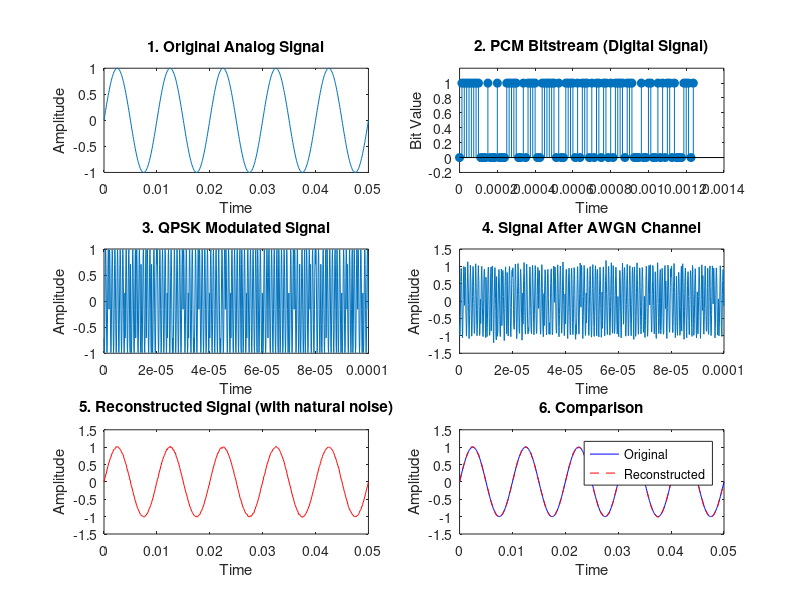

The MATLAB source for this figure:
clc;
clear;

% --- 1. Original Analog Signal ---
fs = 10000;
t = 0:1/fs:0.05;
f = 100;
analog_signal = sin(2*pi*f*t);

% --- 2. PCM Quantization ---
nBits = 8;  
L = 2^nBits;

x_min = min(analog_signal);
x_max = max(analog_signal);
quant_levels = linspace(x_min, x_max, L);
[~, idx] = min(abs(analog_signal' - quant_levels), [], 2);
quantized_signal = quant_levels(idx)';

bin_stream = de2bi(idx - 1, nBits, 'left-msb')';
bitstream = bin_stream(:)';

% --- 3. PCM Waveform Generation ---
bitrate = fs * nBits;               
bit_duration = 1 / bitrate;
t_pcm = 0:bit_duration:(length(bitstream)-1)*bit_duration;
pcm_wave = 2*bitstream - 1;   

% --- 4. QPSK Modulation ---
if mod(length(bitstream),2) ~= 0
    bitstream(end+1) = 0; 
end
bit_pairs = reshape(bitstream, 2, [])';
mapping = [1+1j, -1+1j, -1-1j, 1-1j]/sqrt(2);

symbols = zeros(1, size(bit_pairs,1));
for i = 1:size(bit_pairs,1)
    b = bit_pairs(i,:);
    idx_sym = bi2de(b, 'left-msb') + 1;
    symbols(i) = mapping(idx_sym);
end

fc = 1e6;
samples_per_symbol = 20;
fs_tx = fc * 10;
Ts = 1/fs_tx;
t_mod = 0:Ts:(length(symbols)*samples_per_symbol - 1)*Ts;

tx_signal = zeros(1, length(t_mod));
for i = 1:length(symbols)
    I = real(symbols(i));
    Q = imag(symbols(i));
    t_idx = (i-1)*samples_per_symbol+1 : i*samples_per_symbol;
    tx_signal(t_idx) = I*cos(2*pi*fc*t_mod(t_idx)) - Q*sin(2*pi*fc*t_mod(t_idx));
end

% --- 5. AWGN Channel ---
SNR = 20;
rx_signal = awgn(tx_signal, SNR, 'measured');

% --- 6. QPSK Demodulation ---
rx_symbols = zeros(1, length(symbols));
for i = 1:length(symbols)
    t_idx = (i-1)*samples_per_symbol+1 : i*samples_per_symbol;
    r = rx_signal(t_idx);
    I = 2 * mean(r .* cos(2*pi*fc*t_mod(t_idx)));
    Q = -2 * mean(r .* sin(2*pi*fc*t_mod(t_idx)));
    dists = abs(mapping - (I + 1j*Q));
    [~, idx_min] = min(dists);
    rx_symbols(i) = idx_min - 1;
end

rx_bits = de2bi(rx_symbols, 2, 'left-msb')';
rx_bitstream = rx_bits(:)';

% --- 7. Reconstruct from Received PCM ---
rx_samples_bin = reshape(rx_bitstream, nBits, [])';
rx_indices = bi2de(rx_samples_bin, 'left-msb') + 1;
rx_quantized_signal = quant_levels(rx_indices)';
t_recon = t(1:length(rx_quantized_signal));

% --- 8. Add Natural Noise and Interpolate for Realistic Reconstruction ---
rx_quantized_signal_noisy = rx_quantized_signal + 0.01 * randn(size(rx_quantized_signal));  % simulate ADC/DAC/channel noise
reconstructed = interp1(t_recon, rx_quantized_signal_noisy, t, 'spline');                   % smooth interpolation

% --- 9. Plotting ---
figure('Position', [100, 100, 1200, 750]);

subplot(3,2,1);
plot(t, analog_signal);
title('1. Original Analog Signal');
xlabel('Time'); ylabel('Amplitude');

subplot(3,2,2);
stem(t_pcm(1:100), bitstream(1:100), 'filled');
title('2. PCM Bitstream (Digital Signal)');
xlabel('Time'); ylabel('Bit Value');
ylim([-0.2 1.2]);

subplot(3,2,3);
plot(t_mod(1:1000), tx_signal(1:1000));
title('3. QPSK Modulated Signal');
xlabel('Time'); ylabel('Amplitude');

subplot(3,2,4);
plot(t_mod(1:1000), rx_signal(1:1000));
title('4. Signal After AWGN Channel');
xlabel('Time'); ylabel('Amplitude');

subplot(3,2,5);
plot(t, reconstructed, 'r');
title('5. Reconstructed Signal (with natural noise)');
xlabel('Time'); ylabel('Amplitude');

subplot(3,2,6);
plot(t, analog_signal, 'b', t, reconstructed, 'r--');
legend('Original', 'Reconstructed');
title('6. Comparison');
xlabel('Time'); ylabel('Amplitude');
